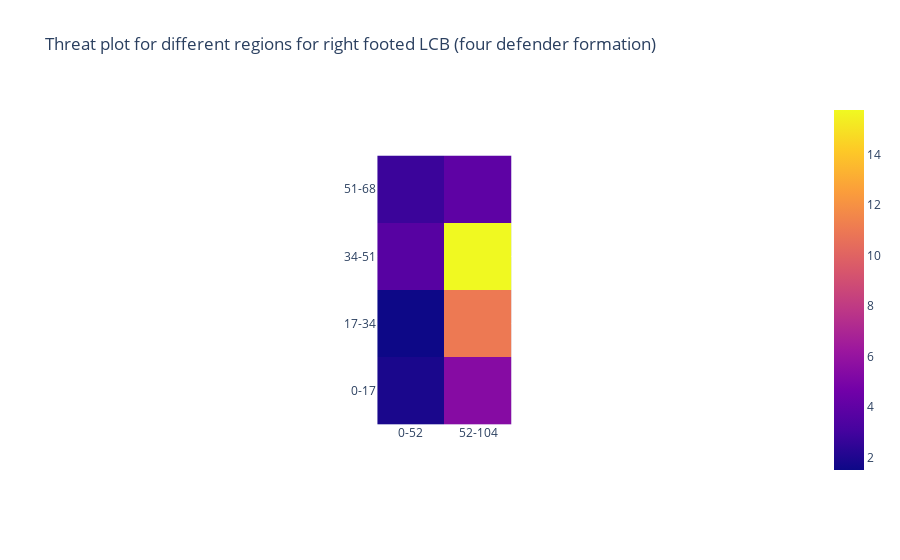

This figure's notebook cell:
### Code cell
pcolorplotter(rrrl_regionwiseoff,'Threat plot for different regions for right footed LCB (four defender formation)')

### Figure 1 — Plotly figure (JSON) as saved in the notebook; plotly's stock layout.template omitted (floating-point values rounded to 4 significant figures)
{"data": [{"coloraxis": "coloraxis", "hovertemplate": "x: %{x}<br>y: %{y}<br>color: %{z}<extra></extra>", "type": "heatmap", "x": ["0-52", "52-104"], "y": ["51-68", "34-51", "17-34", "0-17"], "z": [[2.781, 3.978], [3.712, 15.77], [1.517, 11.02], [1.869, 5.424]]}], "layout": {"autosize": true, "coloraxis": {"colorscale": [[0, "#0d0887"], [0.1111, "#46039f"], [0.2222, "#7201a8"], [0.3333, "#9c179e"], [0.4444, "#bd3786"], [0.5556, "#d8576b"], [0.6667, "#ed7953"], [0.7778, "#fb9f3a"], [0.8889, "#fdca26"], [1, "#f0f921"]]}, "title": {"text": "Threat plot for different regions for right footed LCB (four defender formation)"}, "xaxis": {"autorange": true, "constrain": "domain", "domain": [0.4078, 0.5922], "range": [-0.5, 1.5], "scaleanchor": "y", "type": "category"}, "yaxis": {"autorange": true, "constrain": "domain", "domain": [0, 1], "range": [3.5, -0.5], "type": "category"}}}
